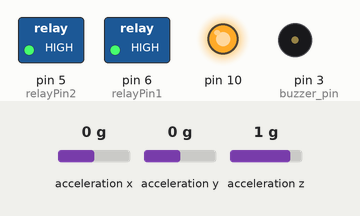
This sketch was run on a simulated Arduino Uno, built with avr-gcc and run on an emulated ATmega328P. On the bench: switched loads named in the sketch (green lamp = pin HIGH), output pins drawn as LEDs (lit = HIGH), buzzer (waves = sounding). The test bench sets the inputs (shaded band); at power-on: acceleration x 0 g, acceleration y 0 g, acceleration z 1 g. What the sketch prints to the serial monitor is not drawn.

Above: at 0.1 s.
At 9.85 s:
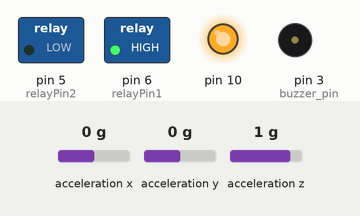
At 19.8 s:
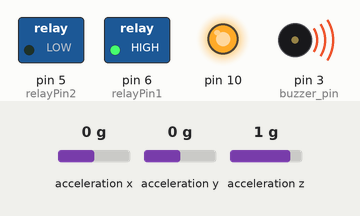
At 29.37 s:
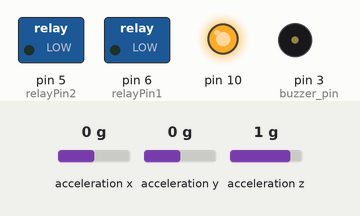
At 39.3 s:
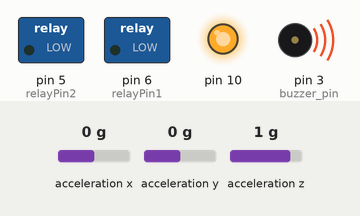
Timing chart, 0 to 40.0 s (numbered marks = the images above):
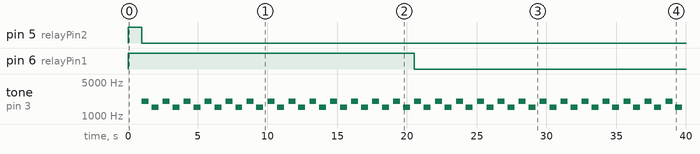

Measured:
- by itself, pin 5 (relayPin2): LOW → HIGH at 0.00 s, → LOW 1.0 s later
- by itself, pin 6 (relayPin1): LOW → HIGH at 0.00 s, → LOW 20.5 s later
- by itself, tone on pin 3 (buzzer_pin): repeats every 1.5 s: silent 0.20 s, 1500 Hz 0.50 s, silent 0.30 s, 2000 Hz 0.50 s

The sketch:

GRIMLOCK_v4.1.1.ino
```cpp
#include <Wire.h>
#include <Adafruit_Sensor.h>
#include <Adafruit_ADXL345_U.h>

Adafruit_ADXL345_Unified accel = Adafruit_ADXL345_Unified(12345);
const float x_threshold = 5.0;
const float y_threshold = 15.0;
const float z_threshold = 6.0;

int relayPin1 = 6; // IN PIN for electromagnetic lock
int relayPin2 = 5; // IN PIN for electric lock
const int buzzer_pin = 3;

unsigned long relayActivatedTime = 0;
bool relayActive = false;
unsigned long startTime = 0;
bool earthquakeDetected = false;

void setup() {
  Serial.begin(9600);
  SPI.begin();

  // Relay
  pinMode(relayPin1, OUTPUT);
  digitalWrite(relayPin1, LOW); // Initialize relay off (LOW)
  pinMode(relayPin2, OUTPUT);
  digitalWrite(relayPin2, LOW); // Initialize relay off (LOW)

  // Set the buzzer pin as an output
  pinMode(buzzer_pin, OUTPUT);

  if (!accel.begin()) {
    Serial.println("No ADXL345 detected");
    while (1);
  }

  accel.setRange(ADXL345_RANGE_16_G);
}

void loop() {
  // Check if the relay needs to be deactivated after 15 minutes (or in this case, 10 seconds)
  if (relayActive && millis() - relayActivatedTime >= 20000) {
    digitalWrite(relayPin1, LOW); // Turn relay off (lock the electromagnetic lock)
    relayActive = false;
  }

  // Continuously read data from the ADXL345
  sensors_event_t event;
  accel.getEvent(&event);

  float x = event.acceleration.x;
  float y = event.acceleration.y;
  float z = event.acceleration.z;

  // Print the X, Y, Z values to the Serial Monitor (Uncomment for debugging)
  // Serial.print("X: "); Serial.print(x); Serial.print(" ");
  // Serial.print("Y: "); Serial.print(y); Serial.print(" ");
  // Serial.print("Z: "); Serial.println(z);

  // Check if earthquake is detected based on threshold
  if (abs(x) > x_threshold || abs(y) > y_threshold || abs(z) > z_threshold) {
    if (!earthquakeDetected) {
      Serial.println("Earthquake detected!");
      earthquakeDetected = true;
      startTime = millis(); // Record the start time
      triggerEarthquakeResponse();
    }
  }

  // Check if the earthquake response should continue (5 minutes duration)
  if (earthquakeDetected && millis() - startTime < 5 * 60 * 1000) {
    playBuzzer();
  } else {
    noTone(buzzer_pin); // Stop the buzzer after the duration
    earthquakeDetected = false; // Reset earthquake detection
  }

  delay(100); // Small delay to avoid flooding Serial Monitor
}

void triggerEarthquakeResponse() {
  // Turn relay on (this will unlock the electromagnetic lock)
  digitalWrite(relayPin1, HIGH);
  relayActivatedTime = millis(); // Record the time when the relay was activated
  relayActive = true; // Set relay active state


  // Pulse relay 2 for 1 second
  digitalWrite(relayPin2, HIGH);
  delay(1000);
  digitalWrite(relayPin2, LOW);
}

void playBuzzer() {
  // Play a high-pitched tone for earthquake alert
  tone(buzzer_pin, 2000); // Play a 2000 Hz tone
  delay(500); // Hold the tone for 500 ms

  noTone(buzzer_pin); // Stop the tone
  delay(200); // Pause for 200 ms

  tone(buzzer_pin, 1500); // Play a 1500 Hz tone
  delay(500); // Hold the tone for 500 ms

  noTone(buzzer_pin); // Stop the tone
  delay(200); // Pause for 200 ms
}
```
